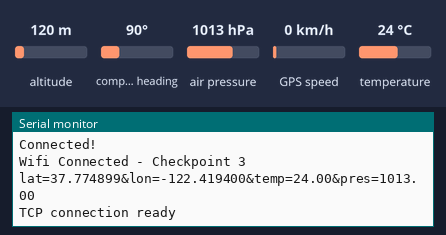
Bench run of a sketch on a simulated Arduino Uno, built with avr-gcc and run on an emulated ATmega328P. Parts: the last lines printed to the serial monitor. The test bench sets the inputs (shaded band); at power-on: air pressure 1013 hPa, temperature 24 °C, altitude 120 m, compass heading 90°, GPS speed 0 km/h. The GPS gets a fix after 3 s at 37.7749, -122.4194 with 8 satellites; the modem accepts every AT command (registered, SIM ready, sends succeed) and sends nothing else.

Above: at 6.2 s.
6.3 s: air pressure set to 952 hPa
At 8.7 s:
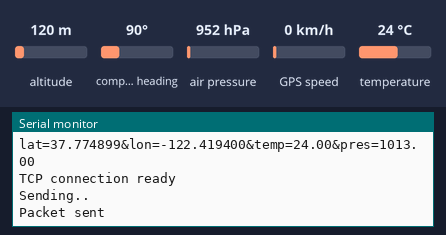
9.0 s: temperature set to 12 °C
10.5 s: air pressure set to 975 hPa
At 11.8 s:
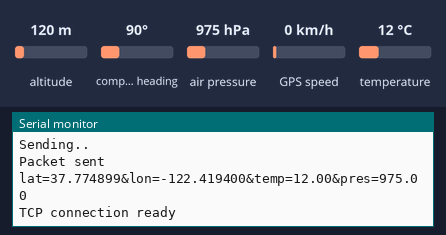

Measured:
- after the input at 10.5 s, the serial monitor: prints a new line after 0.11 s (image 2)

The sketch:

ademshv2.ino
```cpp
#include <SoftwareSerial.h>
#include <SFE_BMP180.h>
#include <Wire.h>
#include <TinyGPS.h>

TinyGPS gps;
SFE_BMP180 pressure;

String ssid = "Red";
String password = "12345678";
String post_data;
String server = "battlecode.tk";
String uri = "/adems/send.php";
double Temp, Press;
char lat[20], lon[20];

SoftwareSerial esp(6, 7);// RX, TX
SoftwareSerial ss(4, 3); // RX, TX

void setup() {

  Serial.begin(9600);

  // DHT11 pin Initialization
  if (pressure.begin())
    Serial.println("BMP180 init success - Checkpoint 1");
  else
    Serial.println("BMP180 init fail");

  // GPS module initialization
  ss.begin(9600);
  Serial.println("GPS module initialized - Checkpoint 2");

  // ESP8266 Connection
  esp.begin(115200);
  reset();
  connectWifi();
  Serial.println("Wifi Connected - Checkpoint 3");
}

//Reset ESP8266
void reset() {
  esp.println("AT+RST");
  delay(1000);
  if (esp.find("OK") )
    Serial.println("Module Reset");
}

//Connect to wifi network
void connectWifi() {
  String cmd = "AT+CWJAP=\"" + ssid + "\",\"" + password + "\"";
  esp.println(cmd);
  delay(4000);
  if (esp.find("OK")) {
    Serial.println("Connected!");
  }
  else {
    connectWifi();
    Serial.println("Cannot connect to wifi");
  }
}

void gpsLoop()
{
  ss.begin(9600);
  bool newData = false;
  for (unsigned long start = millis(); millis() - start < 1000;)
  {
    while (ss.available())
    {
      char c = ss.read();
      if (gps.encode(c))
        newData = true;
    }
  }

  if (newData)
  {
    float flat, flon;
    unsigned long age;
    gps.f_get_position(&flat, &flon, &age);
    if (flat != TinyGPS::GPS_INVALID_F_ANGLE)
      dtostrf(flat, 9, 6 , lat);
    //Serial.println(String(lat));
    if (flon != TinyGPS::GPS_INVALID_F_ANGLE)
      dtostrf(flon, 9, 6 , lon);
    //Serial.println(String(lon));
  }
}

void bmpLoop()
{
  char status;
  double T, P;
  // You must first get a temperature measurement to perform a pressure reading.
  status = pressure.startTemperature();
  if (status != 0)
  {
    delay(status);
    status = pressure.getTemperature(T);
    if (status != 0)
    {
      Temp = T;
      status = pressure.startPressure(3);
      if (status != 0)
      {
        delay(status);
        status = pressure.getPressure(P, T);
        if (status != 0)
          Press = P;
      }
    }
  }
}

void loop () {

  gpsLoop();
  bmpLoop();

  if (String(lat) == "")
    post_data = "temp=" + String(Temp) + "&pres=" + String(Press);
  else
    post_data = "lat=" + String(lat) + "&lon=" + String(lon) + "&temp=" + String(Temp) + "&pres=" + String(Press);

  Serial.println(post_data);
  httppost();
  delay(1000);
}

void httppost () {

  esp.println("AT+CIPSTART=\"TCP\",\"" + server + "\",80");//start a TCP connection.
  if ( esp.find("OK")) {
    Serial.println("TCP connection ready");
  }
  delay(1000);

  String postRequest =
    "POST " + uri + " HTTP/1.0\r\n" +
    "Host: " + server + "\r\n" +
    "Accept: *" + "/" + "*\r\n" +
    "Content-Length: " + post_data.length() + "\r\n" +
    "Content-Type: application/x-www-form-urlencoded\r\n" +
    "\r\n" + post_data;

  String sendCmd = "AT+CIPSEND=";//determine the number of caracters to be sent.

  esp.print(sendCmd);
  esp.println(postRequest.length() );
  delay(500);

  if (esp.find(">")) {
    Serial.println("Sending.."); esp.print(postRequest);
    if ( esp.find("SEND OK")) {
      Serial.println("Packet sent");

      while (esp.available()) {
        String tmpResp = esp.readString();
        Serial.println(tmpResp);
      }

      // close the connection
      esp.println("AT+CIPCLOSE");
    }
  }
}
```
